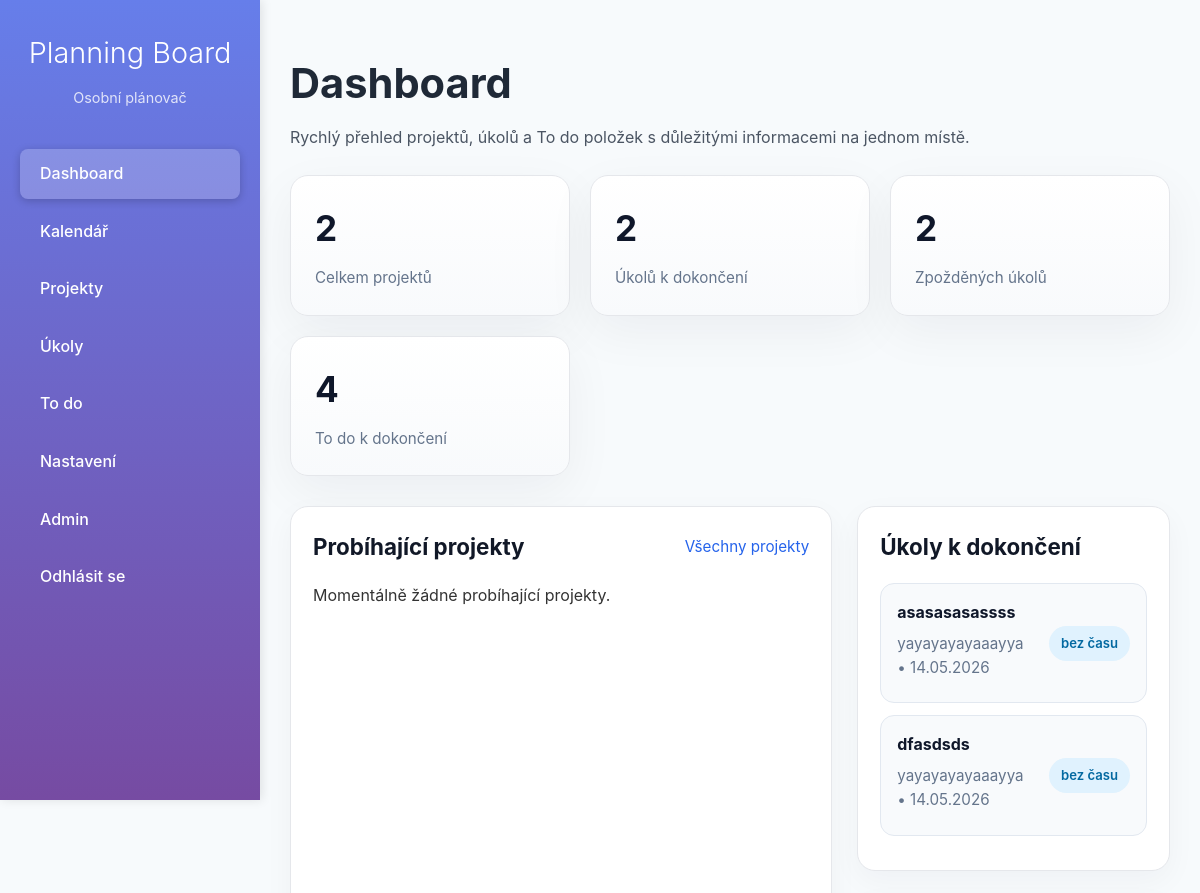
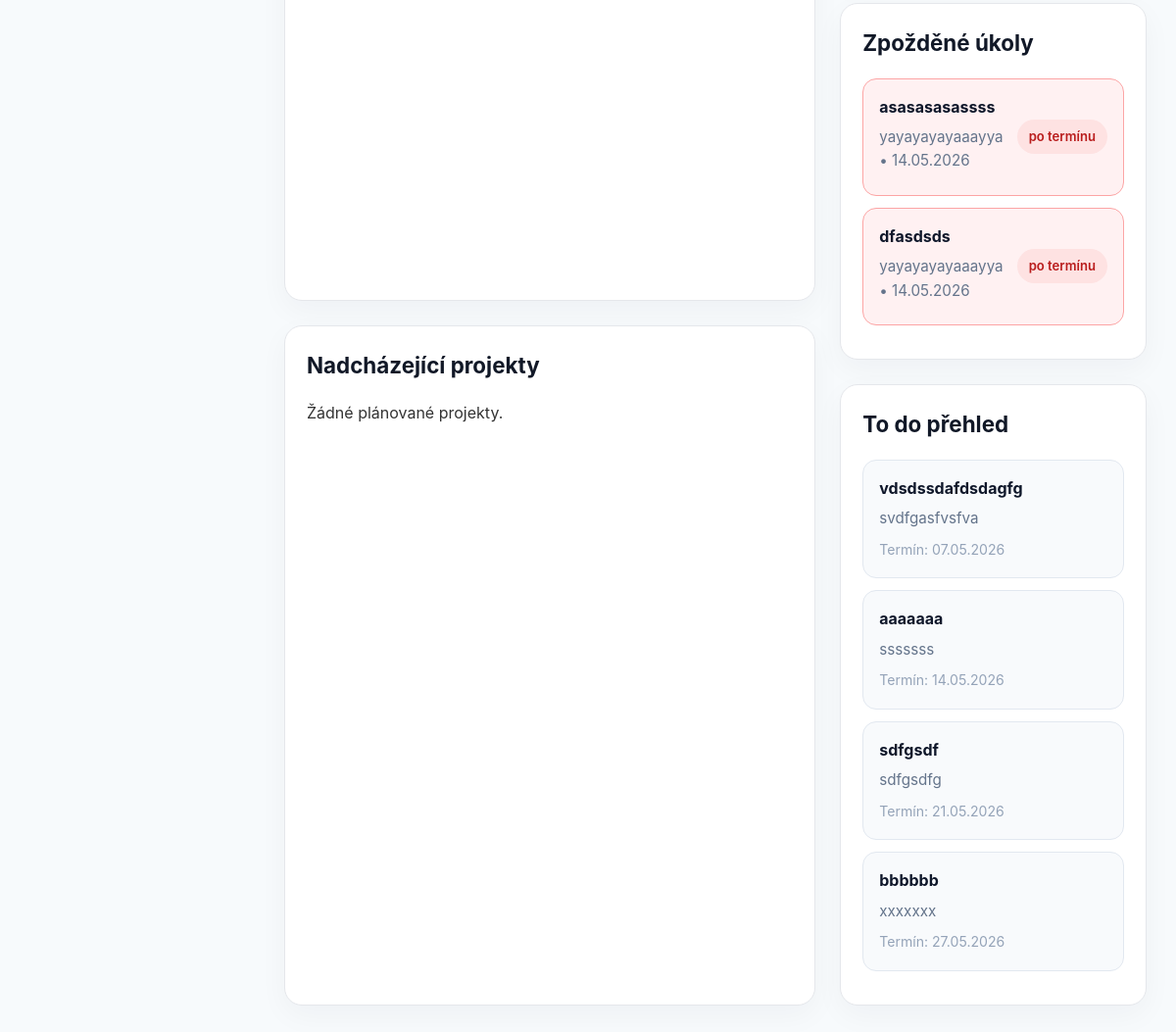
Before: /tasks/ (signed in) with the older database file (2 pictures, top to bottom).
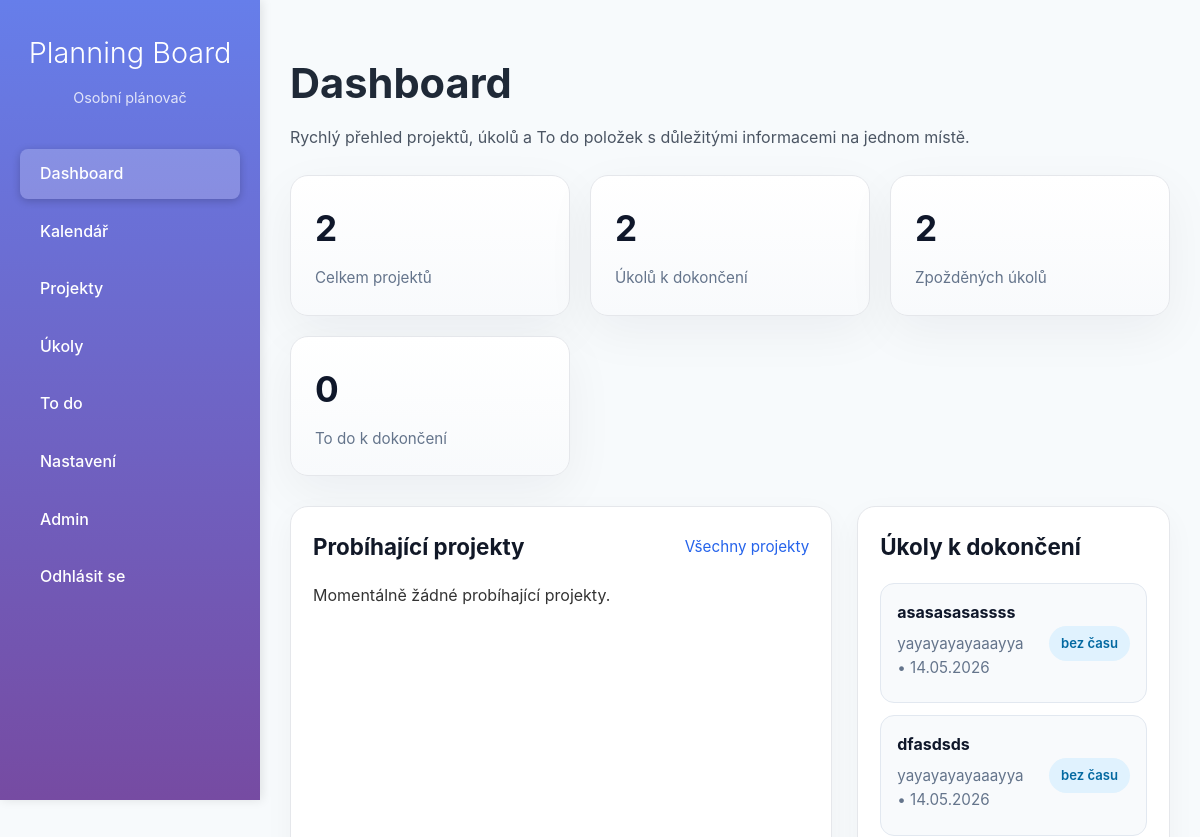
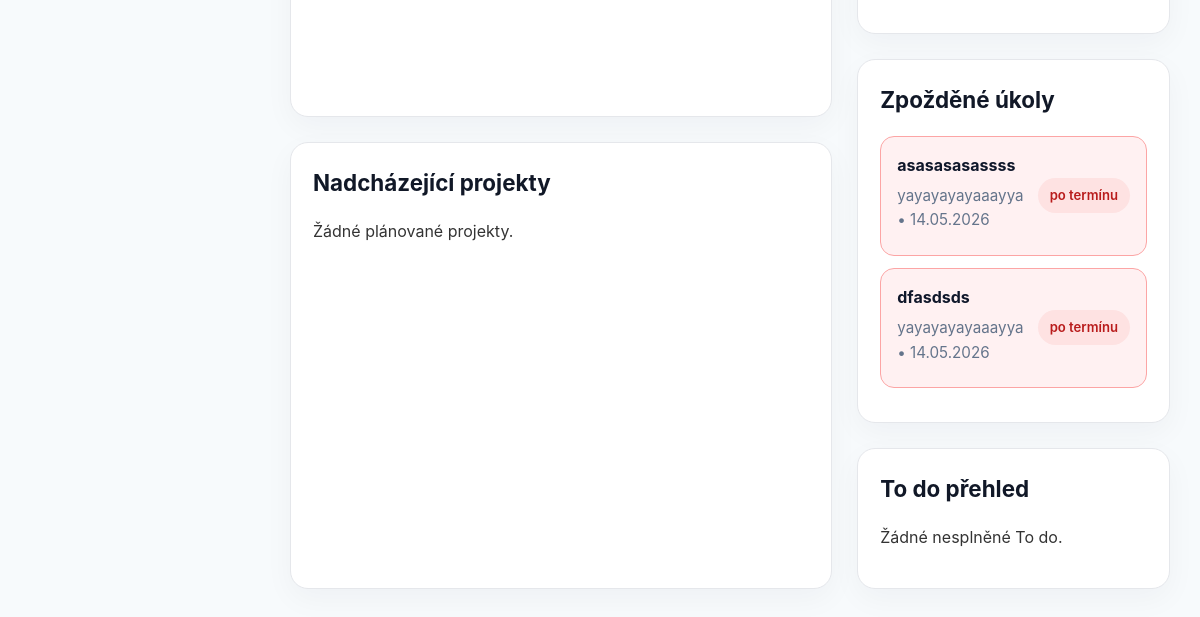
After: the same page with the newer database file (2 pictures, top to bottom).
### tasks/models.py (models this page shows, shortened)
class Task(models.Model):
    PRIORITY_HIGH = 1
    PRIORITY_MEDIUM = 2
    PRIORITY_LOW = 3
    PRIORITY_CHOICES = [
        (PRIORITY_HIGH, "Vysoká"),
        (PRIORITY_MEDIUM, "Střední"),
        (PRIORITY_LOW, "Nízká"),
    ]
    project = models.ForeignKey(Project, on_delete=models.CASCADE, related_name="tasks")
    user = models.ForeignKey(User, on_delete=models.CASCADE)
    title = models.CharField(max_length=255)
    description = models.TextField(blank=True)
    date = models.DateField()
    start_time = models.TimeField(null=True, blank=True)
    end_time = models.TimeField(null=True, blank=True)
    priority = models.IntegerField(choices=PRIORITY_CHOICES, default=PRIORITY_MEDIUM)
    completed = models.BooleanField(default=False)
    created_at = models.DateTimeField(auto_now_add=True)

class Project(models.Model):
    user = models.ForeignKey(User, on_delete=models.CASCADE)
    title = models.CharField(max_length=200)
    description = models.TextField(blank=True)
    start_date = models.DateField()
    end_date = models.DateField()
    calendar = models.ForeignKey(Calendar, on_delete=models.CASCADE)
    completed = models.BooleanField(default=False)

class Todo(models.Model):
    user = models.ForeignKey(User, on_delete=models.CASCADE)
    title = models.CharField(max_length=255)
    description = models.TextField(blank=True)
    due_date = models.DateField()
    completed = models.BooleanField(default=False)
    created_at = models.DateTimeField(auto_now_add=True)

### tasks/views.py (the view)
# urls.py: path("", views.dashboard, name="dashboard"),
@login_required
def dashboard(request):
    user = request.user
    calendar = Calendar.objects.filter(user=user).first()
    if not calendar:
        calendar = Calendar.objects.create(user=user, field="Můj kalendář")
    total_projects = Project.objects.filter(user=user).count()
    total_tasks = Task.objects.filter(user=user).count()
    completed_tasks = Task.objects.filter(user=user, completed=True).count()
    pending_tasks = total_tasks - completed_tasks
    total_todos = Todo.objects.filter(user=user).count()
    completed_todos = Todo.objects.filter(user=user, completed=True).count()
    pending_todos = total_todos - completed_todos
    week_ago = timezone.now() - timedelta(days=7)
    recent_tasks = Task.objects.filter(
        user=user,
        created_at__gte=week_ago
    ).order_by('-created_at')[:5]
    today_tasks = Task.objects.filter(
        user=user,
        date=date.today()
    ).order_by('start_time')
    today_todos = Todo.objects.filter(
        user=user,
        due_date=date.today()
    ).order_by('created_at')
    current_projects = Project.objects.filter(
        user=user,
        start_date__lte=date.today(),
        end_date__gte=date.today()
    ).order_by('end_date')
    upcoming_projects = Project.objects.filter(
        user=user,
        start_date__gt=date.today()
    ).order_by('start_date')
    overdue_projects = Project.objects.filter(
        user=user,
        end_date__lt=date.today()
    ).order_by('-end_date')
    pending_tasks_list = Task.objects.filter(
        user=user,
        completed=False,
        project__completed=False
    ).order_by('date', 'start_time')[:6]
    overdue_tasks = Task.objects.filter(
        user=user,
        completed=False,
        project__completed=False,
        date__lt=date.today()
    ).order_by('date', 'start_time')[:6]
    recent_completed_tasks = Task.objects.filter(
        user=user,
        completed=True
    ).order_by('-date')[:6]
    todo_pending = Todo.objects.filter(
        user=user,
        completed=False
    ).order_by('due_date')[:6]
    todo_completed = Todo.objects.filter(
        user=user,
        completed=True
    ).order_by('-due_date')[:6]
    context = {
        'calendar': calendar,
        'total_projects': total_projects,
        'total_tasks': total_tasks,
        'completed_tasks': completed_tasks,
        'pending_tasks': pending_tasks,
        'overdue_tasks': overdue_tasks.count(),
        'total_todos': total_todos,
        'completed_todos': completed_todos,
        'pending_todos': pending_todos,
        'recent_tasks': recent_tasks,
        'today_tasks': today_tasks,
        'current_projects': current_projects,
        'upcoming_projects': upcoming_projects,
        'overdue_projects': overdue_projects,
        'pending_tasks_list': pending_tasks_list,
        'overdue_tasks_list': overdue_tasks,
        'recent_completed_tasks': recent_completed_tasks,
        'todo_pending': todo_pending,
        'todo_completed': todo_completed,
        'today_todos': today_todos,
    }
    return render(request, "tasks/dashboard.html", context)

### tasks/templates/tasks/dashboard.html (shortened to what the changed rows need)
{% extends "base.html" %}
{% block content %}
<div class="dashboard">
    <div class="dashboard-header">
        <div>
            <h1>Dashboard</h1>
        </div>
    </div>
    <div class="stats-grid">
        <div class="stat-card">
            <h3>{{ pending_todos }}</h3>
            <p>To do k dokončení</p>
        </div>
    </div>
    <div class="dashboard-content">
        <div class="main-column">
            <div class="section section-panel">
                <div class="section-title-row">
                    <h2>Probíhající projekty</h2>
                </div>
            </div>
            <div class="section section-panel">
                <div class="section-title-row">
                    <h2>Nadcházející projekty</h2>
                </div>
            </div>
        </div>
        <aside class="side-column">
            <div class="section section-panel">
                <div class="section-title-row">
                    <h2>Úkoly k dokončení</h2>
                </div>
                {% if pending_tasks_list %}
                    <ul class="task-list">
                        {% for task in pending_tasks_list %}
                            <li class="task-item{% if task.completed %} completed{% endif %}">
                                <div class="task-info">
                                    <h4>{{ task.title }}</h4>
                                    <p>{{ task.project.title }} • {{ task.date|date:"d.m.Y" }}</p>
                                </div>
                                <span class="task-chip">{% if task.start_time %}{{ task.start_time }}{% else %}bez času{% endif %}</span>
                            </li>
                        {% endfor %}
                    </ul>
                {% else %}
                    <p>Momentálně žádné úkoly k dokončení.</p>
                {% endif %}
            </div>
            <div class="section section-panel">
                <div class="section-title-row">
                    <h2>Zpožděné úkoly</h2>
                </div>
                {% if overdue_tasks_list %}
                    <ul class="task-list">
                        {% for task in overdue_tasks_list %}
                            <li class="task-item overdue">
                                <div class="task-info">
                                    <h4>{{ task.title }}</h4>
                                    <p>{{ task.project.title }} • {{ task.date|date:"d.m.Y" }}</p>
                                </div>
                                <span class="task-chip overdue-chip">po termínu</span>
                            </li>
                        {% endfor %}
                    </ul>
                {% else %}
                    <p>Žádné zpožděné úkoly.</p>
                {% endif %}
            </div>
            <div class="section section-panel">
                <div class="section-title-row">
                    <h2>To do přehled</h2>
                </div>
                {% if todo_pending %}
                    <ul class="task-list">
                        {% for todo in todo_pending %}
                            <li class="task-item{% if todo.completed %} completed{% endif %}">
                                <div class="task-info">
                                    <h4>{{ todo.title }}</h4>
                                    <p>{{ todo.description|truncatechars:60 }}</p>
                                    <small>Termín: {{ todo.due_date|date:"d.m.Y" }}</small>
                                </div>
                            </li>
                        {% endfor %}
                    </ul>
                {% else %}
                    <p>Žádné nesplněné To do.</p>
                {% endif %}
            </div>
        </aside>
    </div>
</div>
{% endblock %}

Changed rows visible on the page:
no longer on this page (row edited): Todo: title "vdsdssdafdsdagfg", description "svdfgasfvsfva", due_date "07.05.2026"
no longer on this page (row edited): Todo: title "aaaaaaa", description "sssssss", due_date "14.05.2026"
no longer on this page (row edited): Todo: title "sdfgsdf", description "sdfgsdfg", due_date "21.05.2026"
no longer on this page (row edited): Todo: title "bbbbbb", description "xxxxxxx", due_date "27.05.2026"
Other visible differences:
{{ pending_todos }}: "4" → "0"
text now shown: "Žádné nesplněné To do."
